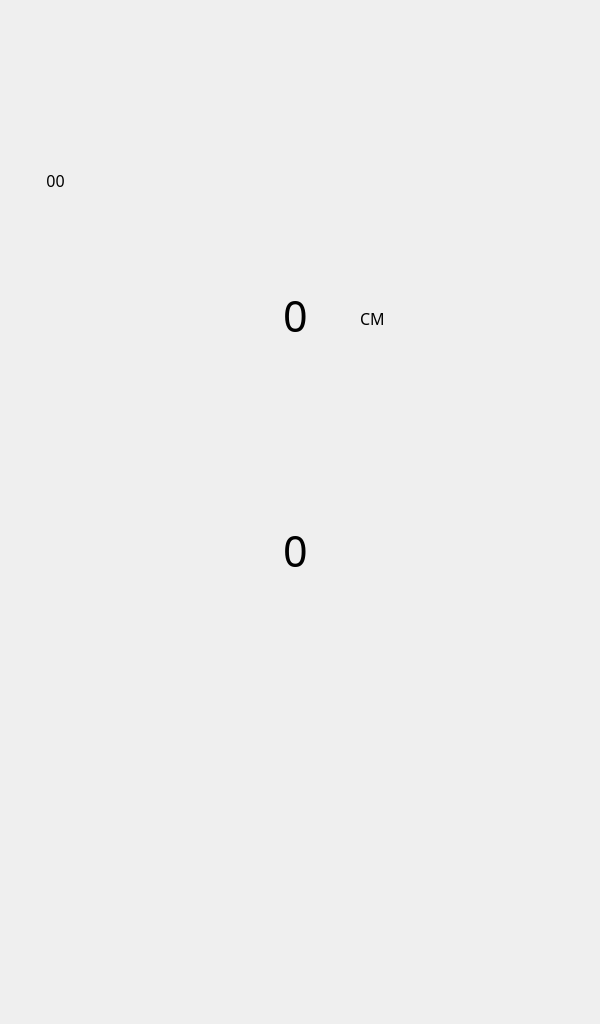
<?xml version="1.0" encoding="UTF-8"?>
<ui version="4.0">
 <class>Form</class>
 <widget class="QWidget" name="Form">
  <property name="geometry">
   <rect>
    <x>0</x>
    <y>0</y>
    <width>600</width>
    <height>1024</height>
   </rect>
  </property>
  <property name="windowTitle">
   <string>Form</string>
  </property>
  <widget class="QLabel" name="bg_lb">
   <property name="geometry">
    <rect>
     <x>0</x>
     <y>0</y>
     <width>600</width>
     <height>1024</height>
    </rect>
   </property>
   <property name="text">
    <string/>
   </property>
   <property name="pixmap">
    <pixmap>../designs/screens/English/bmiwwd.png</pixmap>
   </property>
   <property name="scaledContents">
    <bool>true</bool>
   </property>
  </widget>
  <widget class="QLabel" name="lb_timer_bmi">
   <property name="geometry">
    <rect>
     <x>10</x>
     <y>160</y>
     <width>91</width>
     <height>41</height>
    </rect>
   </property>
   <property name="font">
    <font>
     <family>Arial Rounded MT Bold</family>
     <pointsize>12</pointsize>
    </font>
   </property>
   <property name="text">
    <string>00</string>
   </property>
   <property name="alignment">
    <set>Qt::AlignCenter</set>
   </property>
  </widget>
  <widget class="QLabel" name="height">
   <property name="geometry">
    <rect>
     <x>230</x>
     <y>290</y>
     <width>131</width>
     <height>50</height>
    </rect>
   </property>
   <property name="font">
    <font>
     <family>Arial Rounded MT Bold</family>
     <pointsize>32</pointsize>
    </font>
   </property>
   <property name="styleSheet">
    <string notr="true"/>
   </property>
   <property name="text">
    <string>0</string>
   </property>
   <property name="alignment">
    <set>Qt::AlignCenter</set>
   </property>
  </widget>
  <widget class="QLabel" name="CM">
   <property name="geometry">
    <rect>
     <x>360</x>
     <y>310</y>
     <width>55</width>
     <height>16</height>
    </rect>
   </property>
   <property name="font">
    <font>
     <family>Arial Rounded MT Bold</family>
     <pointsize>12</pointsize>
    </font>
   </property>
   <property name="text">
    <string>CM</string>
   </property>
  </widget>
  <widget class="QLabel" name="Result">
   <property name="geometry">
    <rect>
     <x>190</x>
     <y>520</y>
     <width>211</width>
     <height>61</height>
    </rect>
   </property>
   <property name="font">
    <font>
     <family>Arial Rounded MT Bold</family>
     <pointsize>32</pointsize>
    </font>
   </property>
   <property name="text">
    <string>0</string>
   </property>
   <property name="alignment">
    <set>Qt::AlignCenter</set>
   </property>
  </widget>
  <widget class="QLabel" name="label_3">
   <property name="geometry">
    <rect>
     <x>70</x>
     <y>620</y>
     <width>441</width>
     <height>301</height>
    </rect>
   </property>
   <property name="text">
    <string/>
   </property>
   <property name="pixmap">
    <pixmap>../designs/screens/English/Smart_BMI_Indicator_bg.png</pixmap>
   </property>
   <property name="scaledContents">
    <bool>true</bool>
   </property>
   <property name="indent">
    <number>-2</number>
   </property>
  </widget>
  <widget class="QLabel" name="needle_5">
   <property name="enabled">
    <bool>true</bool>
   </property>
   <property name="geometry">
    <rect>
     <x>273</x>
     <y>820</y>
     <width>131</width>
     <height>71</height>
    </rect>
   </property>
   <property name="text">
    <string/>
   </property>
   <property name="pixmap">
    <pixmap>../designs/icons/needle_5.png</pixmap>
   </property>
   <property name="scaledContents">
    <bool>false</bool>
   </property>
  </widget>
  <widget class="QLabel" name="needle_4">
   <property name="geometry">
    <rect>
     <x>275</x>
     <y>775</y>
     <width>101</width>
     <height>101</height>
    </rect>
   </property>
   <property name="text">
    <string/>
   </property>
   <property name="pixmap">
    <pixmap>../designs/icons/needle_4.png</pixmap>
   </property>
  </widget>
  <widget class="QLabel" name="needle_3">
   <property name="geometry">
    <rect>
     <x>275</x>
     <y>750</y>
     <width>61</width>
     <height>131</height>
    </rect>
   </property>
   <property name="text">
    <string/>
   </property>
   <property name="pixmap">
    <pixmap>../designs/icons/needle_3.png</pixmap>
   </property>
  </widget>
  <widget class="QLabel" name="needle_2">
   <property name="geometry">
    <rect>
     <x>230</x>
     <y>760</y>
     <width>101</width>
     <height>131</height>
    </rect>
   </property>
   <property name="text">
    <string/>
   </property>
   <property name="pixmap">
    <pixmap>../designs/icons/needle_2.png</pixmap>
   </property>
  </widget>
  <widget class="QLabel" name="needle_1">
   <property name="geometry">
    <rect>
     <x>200</x>
     <y>820</y>
     <width>141</width>
     <height>71</height>
    </rect>
   </property>
   <property name="text">
    <string/>
   </property>
   <property name="pixmap">
    <pixmap>../designs/icons/needle_1.png</pixmap>
   </property>
  </widget>
 </widget>
 <resources/>
 <connections/>
</ui>
